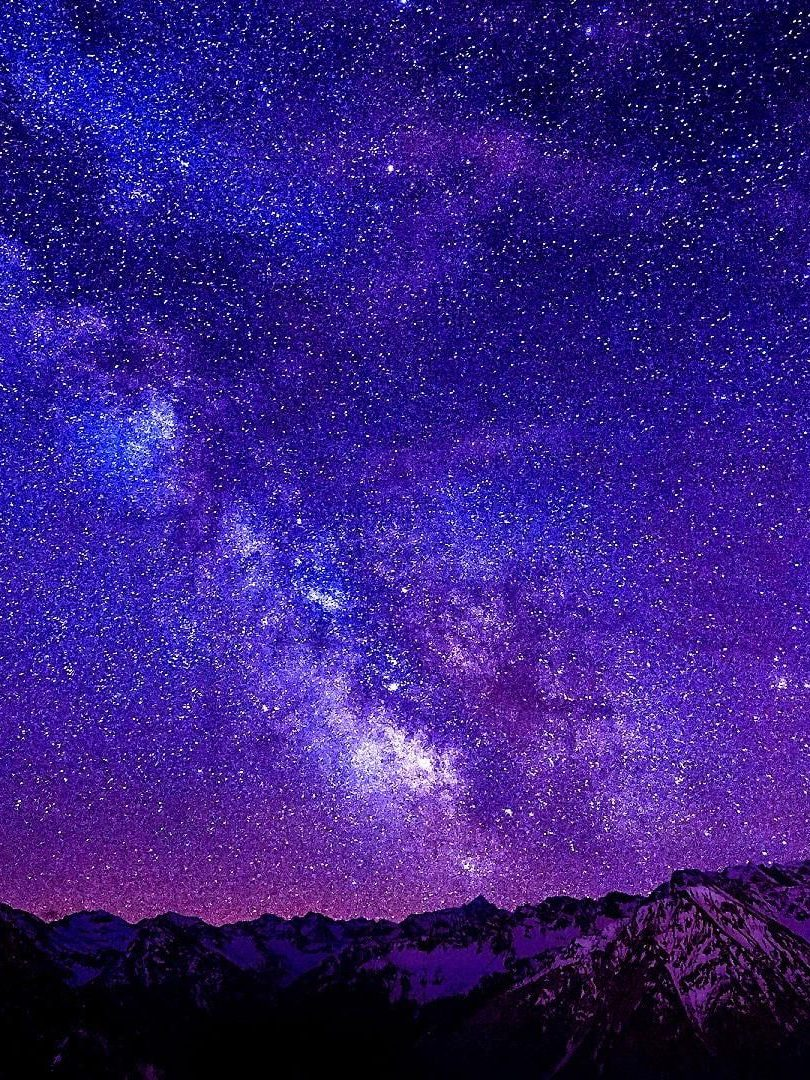
#> input picture demos/ai-saju-v2/out/assets/photos/start-hero.jpg, 810 x 1080 px
$ python -i imgsearch.py   (imports and definitions only)
#> lines starting #> are read from the running program, lines starting #| are printed output that depends on the picture; after the words box and inside, x2 and y2 are one past the last pixel; in counts of white or black regions, pixels touching at a corner belong together
#> further down, picture is the input picture: PIL image 810x1080 RGB; mean R, G, B 53.8, 30.5, 128.2
"""이미지 검색 — 빙 이미지(키 없음) → 위키미디어 커먼즈 → Openverse. 내부 검토용(저작권 사진 허용, 출처는 기록).

python3 imgsearch.py placeholders out                       # image_slots.json 의 photo 자리마다 회색 자리표시
python3 imgsearch.py search out <slot> "<검색어>" ["<검색어2>" …] [--ratio 3:4] [--keep 12]
    → 여러 검색어 × 여러 소스 후보를 모아 out/.cands/<slot>/sheet-<n>.jpg(번호 시트) + cands.json 에 누적
python3 imgsearch.py shortlist out <slot> 3 7 12 15         # 탐색 에이전트가 남긴 후보 번호 → shortlist.jpg(선택 에이전트가 볼 한 장)
python3 imgsearch.py pick out <slot> <번호> [--ratio 3:4] [--blur-face] [--half left|right|top|bottom]
    → out/assets/photos/<slot>.jpg(비율대로 자름, 긴 변 1200) + out/credits.json
워터마크 스톡 사이트(셔터스톡·아이스톡·게티 등)는 뺀다. 검색 결과는 ~/.cache/hd-img/ 에 캐시.
"""
import sys, json, re, html, hashlib, pathlib, urllib.request, urllib.parse, io, argparse, time
from PIL import Image, ImageDraw, ImageFont, ImageFilter
UA = {"User-Agent": "Mozilla/5.0 (Macintosh; Intel Mac OS X 10_15_7) AppleWebKit/537.36 (KHTML, like Gecko) Chrome/126 Safari/537.36"}
# [1 line not run here, left out]
RAT = {"3:4": (3, 4), "1:1": (1, 1), "4:3": (4, 3), "16:9": (16, 9), "9:16": (9, 16), "4:5": (4, 5)}
BAN = re.compile(r"shutterstock|istockphoto|gettyimages|depositphotos|123rf|dreamstime|alamy|pngtree|vecteezy|freepik|adobe\.com|stock\.adobe|canstockphoto|bigstock|pond5|lovepik|pikbest|ytimg|pinimg\.com/.*/236x", re.I)

def get(url, timeout=15):
    return urllib.request.urlopen(urllib.request.Request(url, headers=UA), timeout=timeout).read()

# [43 lines left out: functions cached, bing, commons, openverse, crop, not called in this run]

def blur_face(im):   # 위 가운데 타원만 부드럽게 — 띠처럼 보이지 않게
    w, h = im.size; mask = Image.new("L", (w, h), 0)
#> after `w, h = im.size`: w = 810; h = 1080
#> after `mask = Image.new('L', (w, h), 0)`: mask: PIL image 810x1080 L; every value is 0
    ImageDraw.Draw(mask).ellipse((int(w * .28), int(h * .04), int(w * .72), int(h * .42)), fill=255)
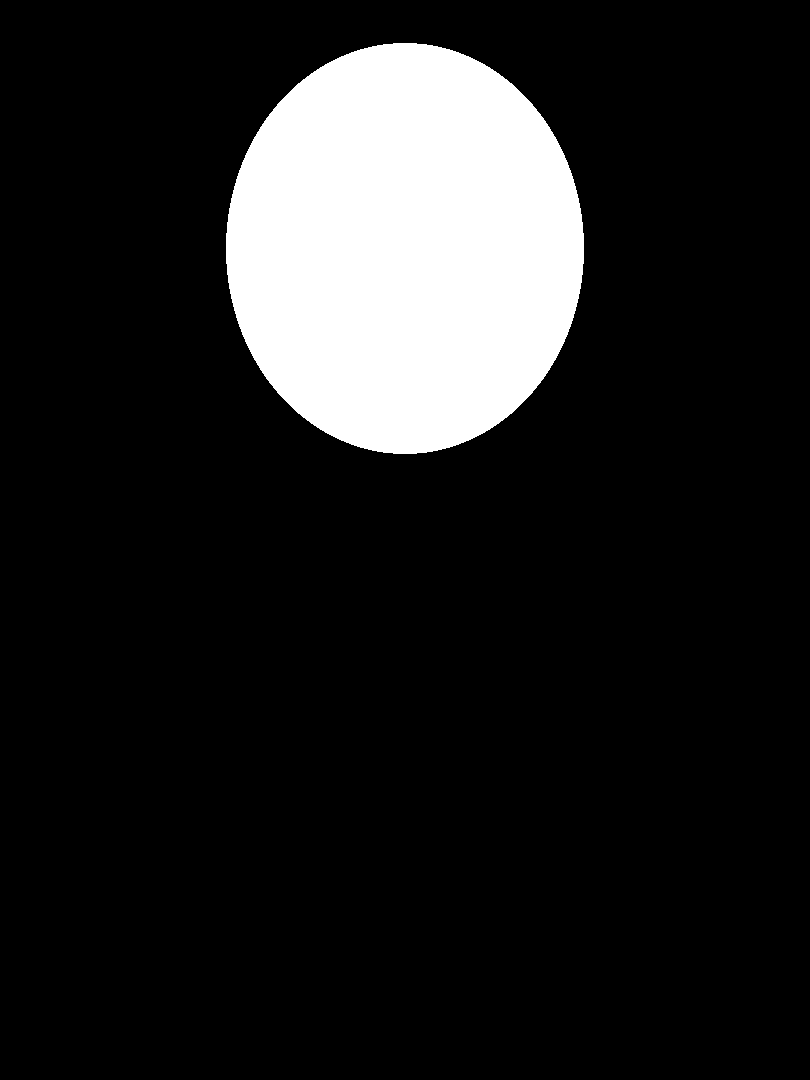
#> mask: PIL image 810x1080 L; 13.2% white; 1 white region, box (x1, y1, x2, y2) and area: (226, 43, 584, 454) 115506
    mask = mask.filter(ImageFilter.GaussianBlur(w * .04))
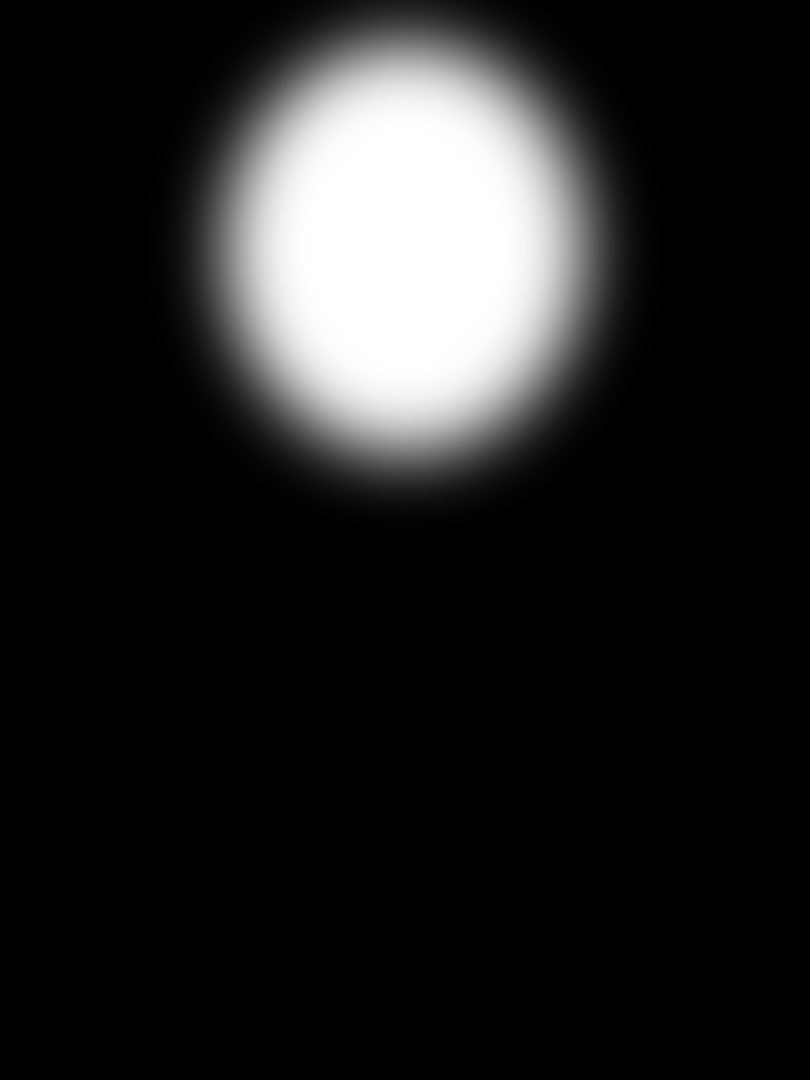
#> mask: PIL image 810x1080 L; min 0, max 255, mean 33.6
    return Image.composite(im.filter(ImageFilter.GaussianBlur(w * .035)), im, mask)

# [57 lines left out: functions sheet, main, not called in this run]

# [2 lines not run here, left out]

>>> from PIL import Image
>>> picture = Image.open('../../../../demos/ai-saju-v2/out/assets/photos/start-hero.jpg')
>>> result = blur_face(picture)
